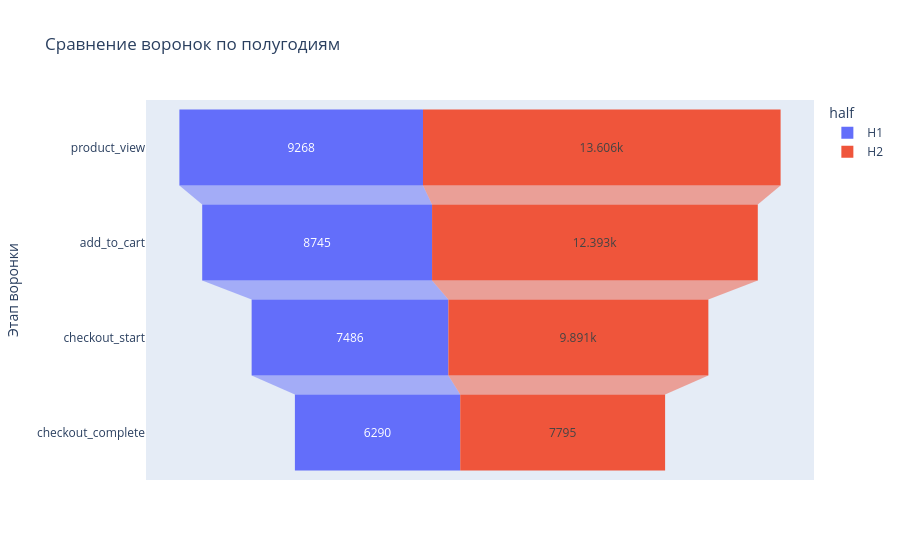

Write notebook code for a chart like this one.
### Markdown cell above
![step-by-step.png](attachment:step-by-step.png)

### Code cell
# Сравнительный анализ воронок: поиск изменений в поведении 
# пользователей между первым и вторым полугодием

# Цель: выявить, на каких этапах воронки произошли изменения 
# в конверсии, чтобы локализовать причину спада монетизации

# 1. Сегментируем данные по полугодиям для сравнения динамики
# H1 = январь–июнь (период роста), H2 = июль–декабрь (период спада)
# Это позволяет изолировать влияние сезонности от структурных изменений
events_clean['half'] = events_clean['event_date'].dt.month.map(lambda m: 'H1' if m <= 6 else 'H2')


# 2. Подготовка данных для сравнительной воронки 
# Анализируем те же четыре ключевых этапа, что и в базовом анализе
steps = ['product_view', 'add_to_cart', 'checkout_start', 'checkout_complete']

funnel_data = []

# 3. Считаем уникальных пользователей на каждом этапе для каждого полугодия
# Вложенный цикл: сначала по полугодиям, затем по этапам воронки
# Это даёт матрицу для сравнения охвата между периодами
for half in ['H1', 'H2']:
    for step in steps:
        count = events_clean[
            (events_clean['event_type'] == step) & 
            (events_clean['half'] == half)
        ]['user_id'].nunique()
        funnel_data.append({'step': step, 'users': count, 'half': half})

funnel_df = pd.DataFrame(funnel_data)

# 4. Визуализация: сравнительная воронка с цветовой кодировкой по полугодиям 
# Позволяет мгновенно увидеть, где произошли наибольшие изменения в конверсии
fig = px.funnel(
    funnel_df,
    x='users',
    y='step',
    color='half',
    title='Сравнение воронок по полугодиям',
    labels={'users': 'Уникальные пользователи', 'step': 'Этап воронки'}
)

# Фиксируем порядок этапов воронки: от широкого входа к узкому выходу
fig.update_yaxes(categoryorder='array', categoryarray=steps)

fig.show()

### Figure 1 — Plotly figure (JSON) as saved in the notebook; plotly's stock layout.template omitted (floating-point values rounded to 4 significant figures)
{"data": [{"hovertemplate": "half=H1<br>Уникальные пользователи=%{x}<br>Этап воронки=%{y}<extra></extra>", "legendgroup": "H1", "marker": {"color": "#636efa"}, "name": "H1", "orientation": "h", "showlegend": true, "type": "funnel", "x": [9268, 8745, 7486, 6290], "xaxis": "x", "y": ["product_view", "add_to_cart", "checkout_start", "checkout_complete"], "yaxis": "y"}, {"hovertemplate": "half=H2<br>Уникальные пользователи=%{x}<br>Этап воронки=%{y}<extra></extra>", "legendgroup": "H2", "marker": {"color": "#EF553B"}, "name": "H2", "orientation": "h", "showlegend": true, "type": "funnel", "x": [13606, 12393, 9891, 7795], "xaxis": "x", "y": ["product_view", "add_to_cart", "checkout_start", "checkout_complete"], "yaxis": "y"}], "layout": {"legend": {"title": {"text": "half"}, "tracegroupgap": 0}, "title": {"text": "Сравнение воронок по полугодиям"}, "xaxis": {"anchor": "y", "domain": [0, 1], "title": {"text": "Уникальные пользователи"}}, "yaxis": {"anchor": "x", "categoryarray": ["product_view", "add_to_cart", "checkout_start", "checkout_complete"], "categoryorder": "array", "domain": [0, 1], "title": {"text": "Этап воронки"}}}}
